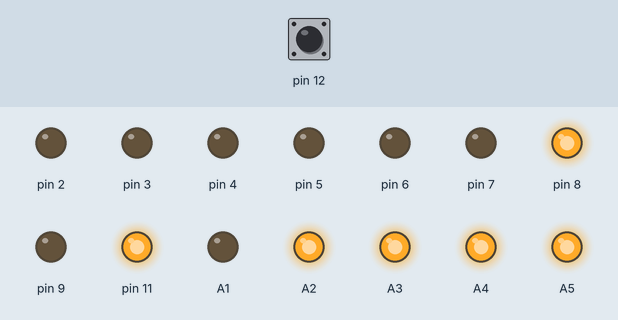
This sketch was run on a simulated Arduino Nano, built with avr-gcc and run on an emulated ATmega328P. On the bench: output pins drawn as LEDs (lit = HIGH). Dashed ring = blinking. The inputs (shaded band) are chosen by the test bench; at power-on: pin 12 HIGH.

Above: at 1.25 s.
1.3 s: pin 12 pulled LOW for 1 s
At 2.1 s:
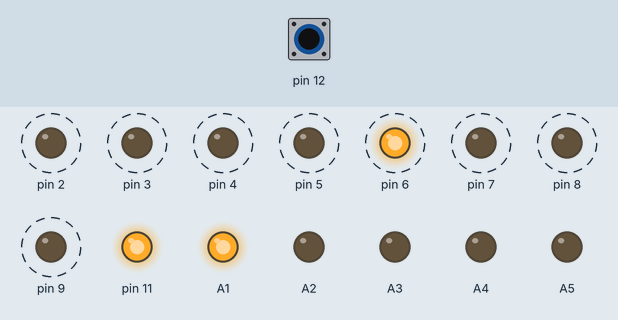
4.3 s: pin 12 pulled LOW for 0.15 s
At 4.71 s:
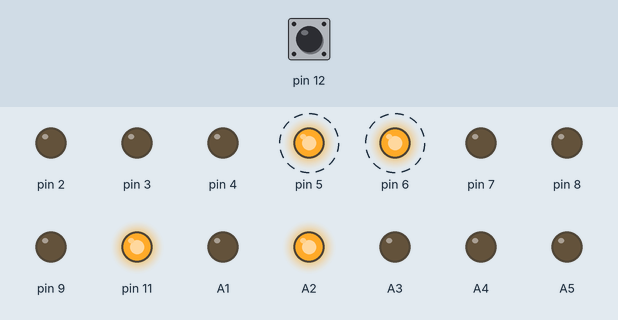
7.3 s: pin 12 pulled LOW for 0.15 s
At 7.47 s:
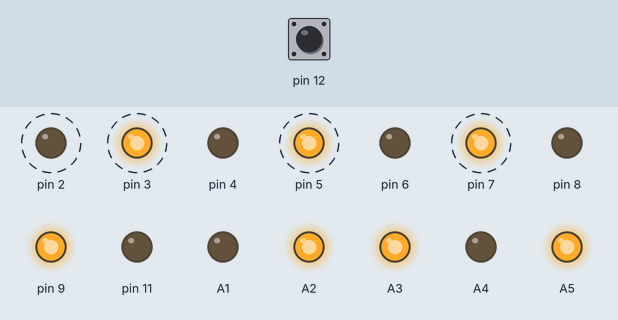
10.3 s: pin 12 pulled LOW for 3.2 s
At 10.9 s:
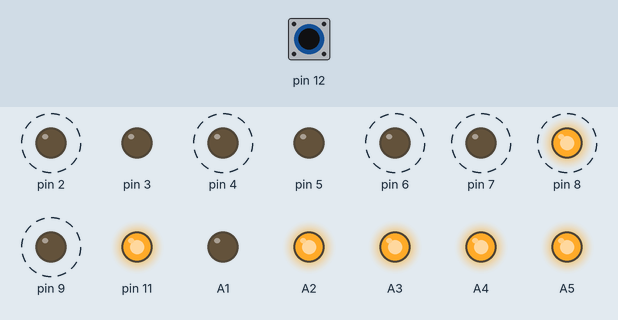
15.0 s: pin 12 pulsed LOW 2 times (0.12 s each, 0.3 s apart)
At 16.89 s:
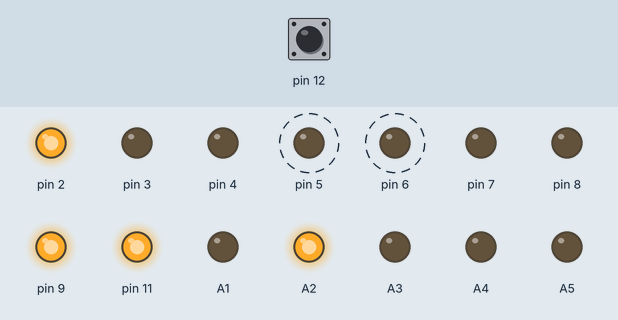
18.0 s: pin 12 pulsed LOW 5 times (0.12 s each, 0.3 s apart)
At 18.78 s:
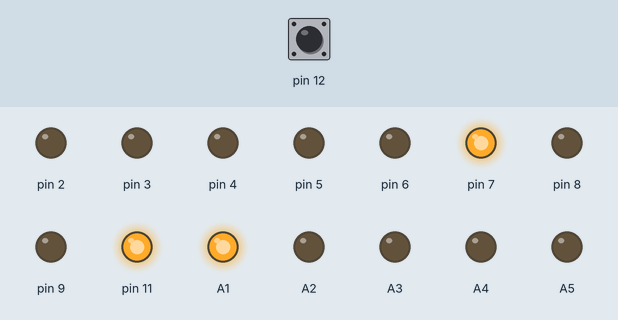
Timing chart, 0 to 22.0 s (numbered marks = the images above; inputs shaded):
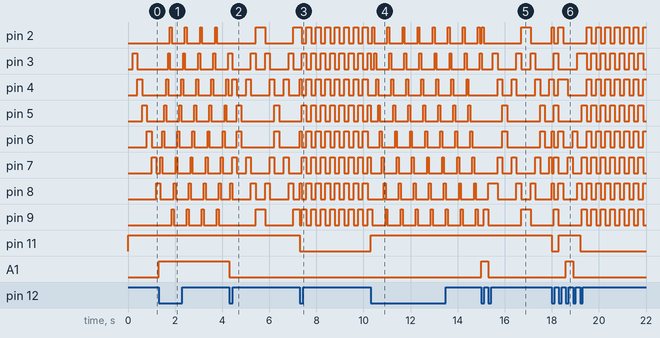

The sketch:

Button_bit.ino
```cpp
uint32_t lastTrg = 0;
bool lastButtonState = 1;
uint32_t lastButtonEvent = 0;

uint32_t SlowMode = 200;
uint32_t FastMode = 80;

uint32_t SpeedMode  = SlowMode;

class LED{
  public:
    bool D0 : 1;
    bool D1 : 1;
    bool D2 : 1;
    bool D3 : 1;
    bool D4 : 1;
    bool D5 : 1;
    bool D6 : 1;
    bool D7 : 1;
};

class Liu{
    LED * states;
    int stateNum;
    int state;
  public:
    Liu(){}
    Liu( LED * s, int num ){
      states = s;
      stateNum = num;
    }

    void LiuInit( LED * s, int num ){
      states = s;
      stateNum = num;
    }

    void NextState() {
      state ++;
      state = state % stateNum;

      digitalWrite( 2, states[state].D0 );
      digitalWrite( 3, states[state].D1 );
      digitalWrite( 4, states[state].D2 );
      digitalWrite( 5, states[state].D3 );
      digitalWrite( 6, states[state].D4 );
      digitalWrite( 7, states[state].D5 );
      digitalWrite( 8, states[state].D6 );
      digitalWrite( 9, states[state].D7 );
    }
};

uint8_t LedModeA[] = {
  B00000001,
  B00000010,
  B00000100,
  B00001000,
  B00010000,
  B00100000,
  B01000000,
  B10000000,
};

uint8_t LedModeB[] = {
  B10000000,
  B01000000,
  B00100000,
  B00010000,
  B00001000,
  B00000100,
  B00000010,
  B00000001,
};

uint8_t LedModeC[] = {
  B10000001,
  B01000010,
  B00100100,
  B00011000,
  B00000000,
  B00100100,
  B01000010,
  B10000001,
};

uint8_t LedModeD[] = {
  B10101010,
  B01010101,
};

void LCDDisplay0(){
  digitalWrite( A0, LOW);
  digitalWrite( A1, LOW);
  digitalWrite( A2, LOW);
  digitalWrite( A3, LOW);
  digitalWrite( A4, HIGH);
  digitalWrite( A5, LOW);
  digitalWrite( 11, LOW);
}

void LCDDisplay1(){
  digitalWrite( A0, LOW);
  digitalWrite( A1, LOW);
  digitalWrite( A2, HIGH);
  digitalWrite( A3, HIGH);
  digitalWrite( A4, HIGH);
  digitalWrite( A5, HIGH);
  digitalWrite( 11, HIGH);
}

void LCDDisplay2(){
  digitalWrite( A0, LOW);
  digitalWrite( A1, HIGH);
  digitalWrite( A2, LOW);
  digitalWrite( A3, LOW);
  digitalWrite( A4, LOW);
  digitalWrite( A5, LOW);
  digitalWrite( 11, HIGH);
}

void LCDDisplay3(){
  digitalWrite( A0, LOW);
  digitalWrite( A1, LOW);
  digitalWrite( A2, HIGH);
  digitalWrite( A3, LOW);
  digitalWrite( A4, LOW);
  digitalWrite( A5, LOW);
  digitalWrite( 11, HIGH);
}

void LCDDisplay4(){
  digitalWrite( A0, LOW);
  digitalWrite( A1, LOW);
  digitalWrite( A2, HIGH);
  digitalWrite( A3, HIGH);
  digitalWrite( A4, LOW);
  digitalWrite( A5, HIGH);
  digitalWrite( 11, LOW);
}

Liu LedMode[4];

void setup() {
  for( int i = 2; i < 12; i ++){
    pinMode( i , OUTPUT );
  }

  for( int i = A0; i < A6; i ++){
    pinMode( i , OUTPUT );
  }

  //digitalWrite( A5, HIGH );

  pinMode( 12, INPUT_PULLUP );

  LedMode[0].LiuInit( (LED *)LedModeA, sizeof(LedModeA));
  LedMode[1].LiuInit( (LED *)LedModeB, sizeof(LedModeB));
  LedMode[2].LiuInit( (LED *)LedModeC, sizeof(LedModeC));
  LedMode[3].LiuInit( (LED *)LedModeD, sizeof(LedModeD));
}

uint8_t ModeID = 0;

void loop() {

  switch( ModeID ){
    case 0: LCDDisplay1(); break;
    case 1: LCDDisplay2(); break;
    case 2: LCDDisplay3(); break;
    case 3: LCDDisplay4(); break;
  }

  unsigned long now = millis();

  bool buttonState = digitalRead( 12 );
  if( (now - lastTrg) >= SpeedMode ){
    lastTrg = now;

    LedMode[ ModeID ].NextState();
  }

  if( lastButtonState != buttonState ){
    if( lastButtonState == 1 && buttonState == 0 && ( now - lastButtonEvent ) > 50 ){
      ModeID ++;
      ModeID = ModeID % 4;
    }

    if( ( now - lastButtonEvent ) > 800 ){
      SpeedMode = FastMode;
    }
    else{
      SpeedMode = SlowMode;
    }

    lastButtonState = buttonState;
    lastButtonEvent = now;
  }
}
```

Measured:
- after the input at 1.3 s, pin 2: alternates HIGH for 0.08 s and LOW for 0.56 s, starting after 0.48 s; pin 3: alternates HIGH for 0.08 s and LOW for 0.56 s, starting after 0.40 s
- after the input at 4.3 s, pin 5, pin 6: alternates HIGH for 0.20 s and LOW for 1.4 s, starting after 0.32 s; A1: HIGH → LOW at once; A2: LOW → HIGH at once
- after the input at 7.3 s, pin 2, pin 5: alternates HIGH for 0.20 s and LOW for 0.20 s, starting after 0.08 s; pin 11: HIGH → LOW at once; A3, A5: LOW → HIGH at once
- after the input at 10.3 s, pin 2: alternates HIGH for 0.08 s and LOW for 0.56 s, starting after 0.16 s; pin 4: alternates HIGH for 0.08 s and LOW for 0.56 s, starting after 0.24 s
- after the input at 15.0 s, pin 5, pin 6: alternates HIGH for 0.20 s and LOW for 1.4 s, starting after 0.90 s; A1: LOW → HIGH at once, → LOW 0.30 s later; A2: HIGH → LOW at once, → HIGH 0.30 s later; A3–5: HIGH → LOW at once
- after the input at 18.0 s, pin 11: HIGH → LOW at once, → HIGH 0.30 s later, → LOW 0.90 s later; A1: LOW → HIGH after 0.60 s, → LOW 0.30 s later; A2: HIGH → LOW after 0.60 s, → HIGH 0.30 s later; A3, A5: LOW → HIGH at once, → LOW 0.60 s later, → HIGH 0.60 s later; A4: LOW → HIGH after 0.30 s, → LOW 0.30 s later
- by itself, pin 7: alternates HIGH for 0.20 s and LOW for 0.20 s
- by itself, pin 8: repeats every 0.40 s: LOW 0.20 s, HIGH 0.20 s
